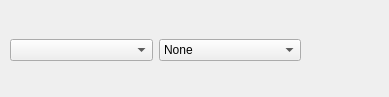
<?xml version="1.0" encoding="UTF-8"?>
<ui version="4.0">
 <class>Item</class>
 <widget class="QWidget" name="Item">
  <property name="windowModality">
   <enum>Qt::NonModal</enum>
  </property>
  <property name="geometry">
   <rect>
    <x>0</x>
    <y>0</y>
    <width>389</width>
    <height>97</height>
   </rect>
  </property>
  <property name="minimumSize">
   <size>
    <width>389</width>
    <height>97</height>
   </size>
  </property>
  <property name="windowTitle">
   <string>Form</string>
  </property>
  <widget class="QWidget" name="horizontalLayoutWidget">
   <property name="geometry">
    <rect>
     <x>10</x>
     <y>10</y>
     <width>291</width>
     <height>81</height>
    </rect>
   </property>
   <layout class="QHBoxLayout" name="hbox">
    <item>
     <widget class="QComboBox" name="colnames"/>
    </item>
    <item>
     <widget class="QComboBox" name="options">
      <item>
       <property name="text">
        <string>None</string>
       </property>
      </item>
      <item>
       <property name="text">
        <string>Pseudonymization</string>
       </property>
      </item>
      <item>
       <property name="text">
        <string>Swapping</string>
       </property>
      </item>
      <item>
       <property name="text">
        <string>Masking</string>
       </property>
      </item>
     </widget>
    </item>
   </layout>
  </widget>
 </widget>
 <resources/>
 <connections/>
</ui>
